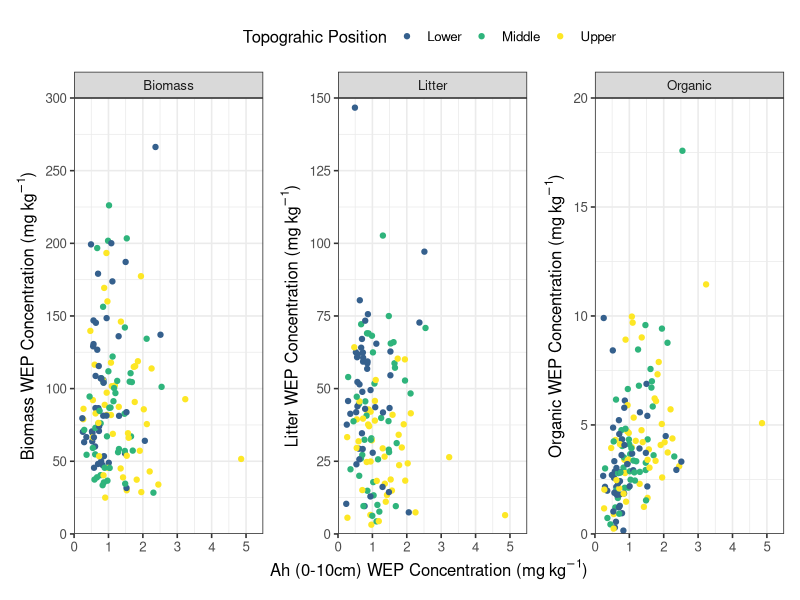
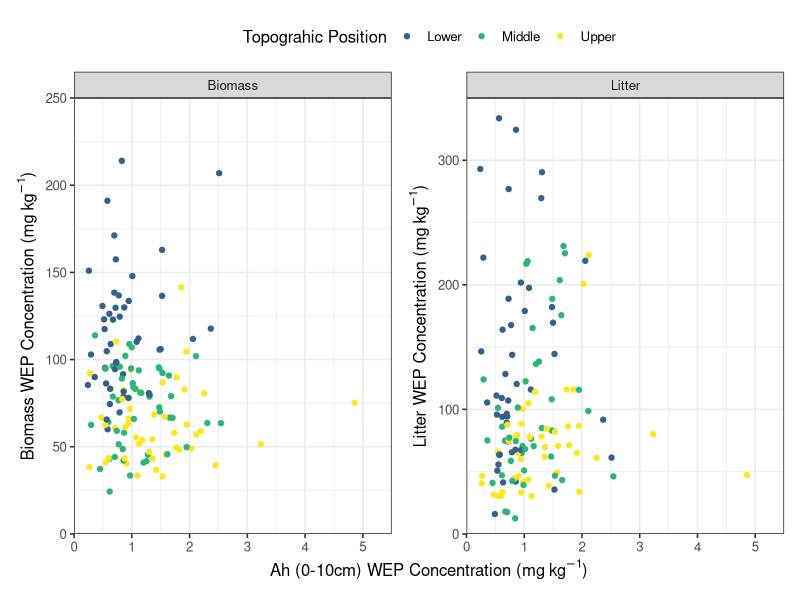
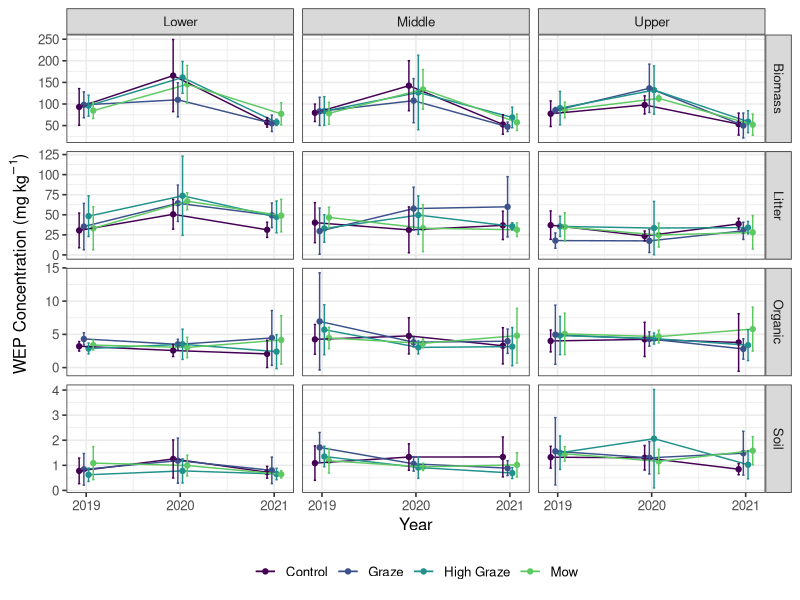
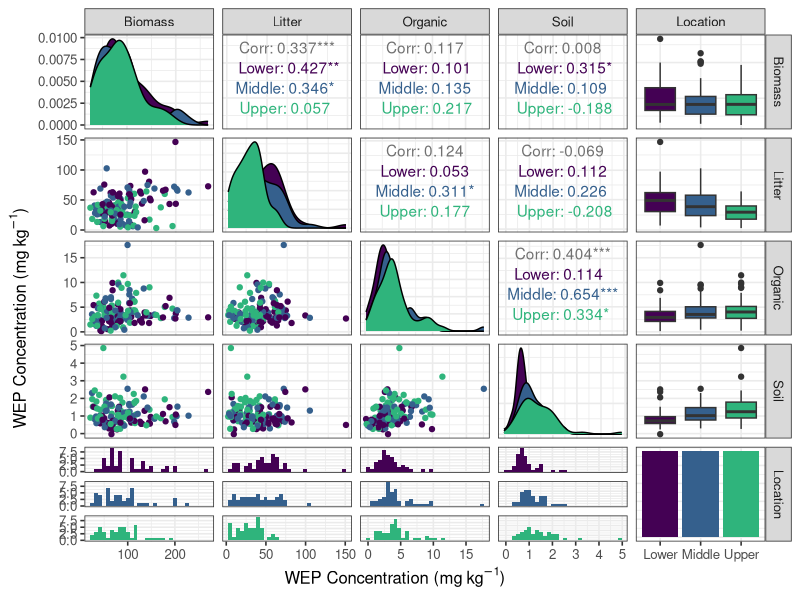

These figures' R source, in order:
## ---- chunk 1
library(tidyverse)
library(patchwork)
library(GGally)
## ---- chunk 2
conc <- read_csv(here::here("./notebooks/P_concentration.csv"))
mass_data <- read_csv(here::here("./notebooks/mass.csv"))
## ---- chunk 3
veg_data <- mass_data %>%
  right_join(conc) %>%
  rename(conc = ak_content) %>% # mg/kg
  mutate(p_total = conc * dryweight/1000 /0.25) %>% # mg/m2
  filter(timing == "Before",
         sample_type != "Soil")
## ---- chunk 4
soil_data <- conc %>%
  filter(timing == "Before",
         sample_type == "Soil") %>%
  rename(soil_conc = ak_content) %>%
  select(site, timing, plot,  location, year, treatment, soil_conc) 

## Join
corr_data <- soil_data %>%
  right_join(veg_data) 

corr_data %>%
  group_by(sample_type) %>%
  summarise(corr = cor(conc, soil_conc, use = "complete.obs"))

cor.test(~ conc + soil_conc, data = filter(corr_data, sample_type == "Biomass"))
cor.test(~ conc + soil_conc, data = filter(corr_data, sample_type == "Litter"))
cor.test(~ conc + soil_conc, data = filter(corr_data, sample_type == "Organic"))

cor.test(~ dryweight + soil_conc, data = filter(corr_data, sample_type == "Biomass"))
cor.test(~ dryweight + soil_conc, data = filter(corr_data, sample_type == "Litter"))

filter(corr_data, soil_conc >4)
## ---- chunk 5
p1 <- ggplot(data = filter(corr_data, sample_type == "Biomass"), aes(x = soil_conc, y = conc, colour = location,)) +
  geom_point() +
  theme_bw(base_size = 12) +
  labs(colour = "Topograhic Position", y = expression(paste("Biomass WEP Concentration (", mg~kg^{-1}, ")")), x = bquote('Ah (0-10cm) WEP Concentration ('*mg~kg^{-1}*')')) +
  scale_y_continuous(limits = c(0,300), breaks = seq(0,300,50), expand = c(0,0)) +
  scale_x_continuous(limits = c(0,5.5), expand = c(0,0)) +
  scale_colour_manual(values = c("#35608DFF", "#2FB47CFF", "#FDE725FF")) +
  facet_wrap(~sample_type, scales = "free")

p2 <- ggplot(data = filter(corr_data, sample_type == "Litter"), aes(x = soil_conc, y = conc, colour = location,)) +
  geom_point() +
  theme_bw(base_size = 12) +
  labs(colour = "Topograhic Position", y = expression(paste("Litter WEP Concentration (", mg~kg^{-1}, ")")), x = bquote('Ah (0-10cm) WEP Concentration ('*mg~kg^{-1}*')')) +
  scale_y_continuous(limits = c(0,150), breaks = seq(0,150,25), expand = c(0,0)) +
  scale_x_continuous(limits = c(0,5.5), expand = c(0,0)) +
  scale_colour_manual(values = c("#35608DFF", "#2FB47CFF", "#FDE725FF")) +
  facet_wrap(~sample_type, scales = "free")

p3 <- ggplot(data = filter(corr_data, sample_type == "Organic"), aes(x = soil_conc, y = conc, colour = location,)) +
  geom_point() +
  theme_bw(base_size = 12) +
  labs(colour = "Topograhic Position", y = expression(paste("Organic WEP Concentration (", mg~kg^{-1}, ")")), x = bquote('Ah (0-10cm) WEP Concentration ('*mg~kg^{-1}*')')) +
  scale_y_continuous(limits = c(0,20), breaks = seq(0,20,5), expand = c(0,0)) +
  scale_x_continuous(limits = c(0,5.5), expand = c(0,0)) +
  scale_colour_manual(values = c("#35608DFF", "#2FB47CFF", "#FDE725FF")) +
  facet_wrap(~sample_type, scales = "free")

p1 + p2 + p3 + plot_layout(axis_titles = "collect", guides = 'collect') & theme(legend.position = "top")

## ---- chunk 6
p4 <- ggplot(data = filter(corr_data, sample_type == "Biomass"), aes(x = soil_conc, y = dryweight, colour = location,)) +
  geom_point() +
  theme_bw(base_size = 12) +
  labs(colour = "Topograhic Position", y = expression(paste("Biomass WEP Concentration (", mg~kg^{-1}, ")")), x = bquote('Ah (0-10cm) WEP Concentration ('*mg~kg^{-1}*')')) +
  scale_y_continuous(limits = c(0,250), breaks = seq(0,250,50), expand = c(0,0)) +
  scale_x_continuous(limits = c(0,5.5), expand = c(0,0)) +
  scale_colour_manual(values = c("#35608DFF", "#2FB47CFF", "#FDE725FF")) +
  facet_wrap(~sample_type, scales = "free")

p5 <- ggplot(data = filter(corr_data, sample_type == "Litter"), aes(x = soil_conc, y = dryweight, colour = location,)) +
  geom_point() +
  theme_bw(base_size = 12) +
  labs(colour = "Topograhic Position", y = expression(paste("Litter WEP Concentration (", mg~kg^{-1}, ")")), x = bquote('Ah (0-10cm) WEP Concentration ('*mg~kg^{-1}*')')) +
  scale_y_continuous(limits = c(0,350), breaks = seq(0,350,100), expand = c(0,0)) +
  scale_x_continuous(limits = c(0,5.5), expand = c(0,0)) +
  scale_colour_manual(values = c("#35608DFF", "#2FB47CFF", "#FDE725FF")) +
  facet_wrap(~sample_type, scales = "free")

p6 <- p4 + p5 + plot_layout(axis_titles = "collect", guides = 'collect') & theme(legend.position = "top")
p6
## ---- chunk 7

veg_data2 <- mass_data %>%
  right_join(conc) %>%
  rename(conc = ak_content) %>% # mg/kg
  mutate(p_total = conc * dryweight/1000 /0.25) %>% # mg/m2
  filter(timing == "Before") %>%
  group_by(year, treatment, location, sample_type) %>%
  summarise(mean_total = mean(p_total, na.rm = T),
            sd_total = sd(p_total, na.rm = T),
            mean_conc = mean(conc, na.rm = T),
            sd_conc = sd(conc, na.rm = T)) %>%
  ungroup() %>%
  mutate(treatment = fct_recode(treatment, "Graze" = "Regular Graze")) %>%
  mutate(treatment = fct_relevel(treatment, "Control", "Graze", "High Graze", "Mow"))

year_plot <- ggplot(data = veg_data2, aes(y = mean_conc, x = year, colour = treatment)) +
  geom_point(position=position_dodge(width = 0.2)) +
  geom_line(position=position_dodge(width = 0.2)) +
  geom_errorbar(aes(ymin = mean_conc - sd_conc, ymax = mean_conc + sd_conc), width = 0.1, position=position_dodge(width = 0.2)) +
  theme_bw(base_size = 12) +
  scale_x_continuous(breaks = c(2019, 2020, 2021)) +
  labs(x = "Year", y = bquote('WEP Concentration ('*mg~kg^{-1}*')')) + 
  scale_colour_manual(values = c("#440154", "#3b528b", "#21918c", "#5ec962")) +
  theme(legend.title = element_blank(),
        legend.position = "bottom") +
  facet_grid(sample_type~location, scales = "free_y")
year_plot
#ggsave(plot = year_plot, filename = "P_conc_year.png", width = 174+50, height = 100+50, units = "mm", dpi = 600) 
## ---- chunk 8
p_data3 <- mass_data %>%
  right_join(conc) %>%
  rename(conc = ak_content) %>% # mg/kg
  mutate(p_total = conc * dryweight/1000 /0.25) %>% # mg/m2
  filter(timing == "Before") %>%
  select(-p_total, - dryweight) %>%
  pivot_wider(names_from = sample_type, values_from = conc) %>%
  mutate(year = factor(year)) %>%
  rename("Location" = "location")

pair_plot <- ggpairs(select(p_data3, Biomass, Litter, Organic, Soil, Location), aes(colour = Location)) +
  scale_colour_manual(values = c("#440154", "#35608DFF", "#2FB47CFF")) +
  scale_fill_manual(values = c("#440154", "#35608DFF", "#2FB47CFF")) +
  labs(x = bquote('WEP Concentration ('*mg~kg^{-1}*')            '), y = bquote('WEP Concentration ('*mg~kg^{-1}*')            ')) +
  theme_bw(base_size = 12)
pair_plot
#ggsave(plot = pair_plot, filename = "pair_plot.png", width = 250, height = 250, units = "mm", dpi = 600) 
